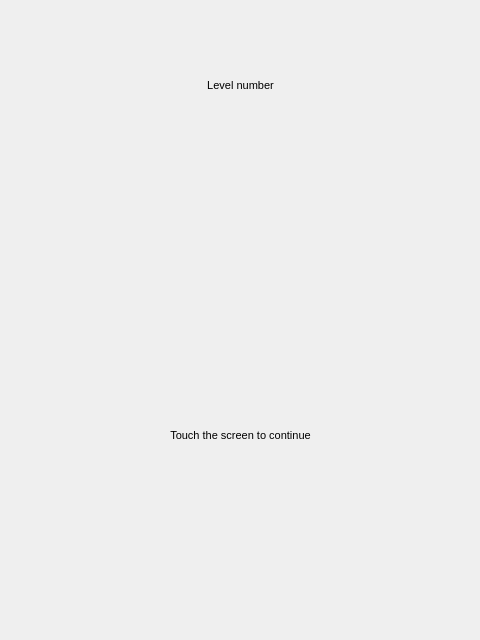
<?xml version="1.0" encoding="UTF-8"?>
<ui version="4.0">
 <class>FormBase</class>
 <widget class="QWidget" name="FormBase">
  <property name="geometry">
   <rect>
    <x>0</x>
    <y>0</y>
    <width>480</width>
    <height>640</height>
   </rect>
  </property>
  <property name="windowTitle">
   <string>QtMaze</string>
  </property>
  <widget class="QLabel" name="reset_lbl">
   <property name="geometry">
    <rect>
     <x>249</x>
     <y>160</y>
     <width>96</width>
     <height>96</height>
    </rect>
   </property>
   <property name="text">
    <string/>
   </property>
   <property name="scaledContents">
    <bool>true</bool>
   </property>
   <property name="alignment">
    <set>Qt::AlignCenter</set>
   </property>
  </widget>
  <widget class="QLabel" name="exit_lbl">
   <property name="geometry">
    <rect>
     <x>364</x>
     <y>160</y>
     <width>96</width>
     <height>96</height>
    </rect>
   </property>
   <property name="text">
    <string/>
   </property>
   <property name="scaledContents">
    <bool>true</bool>
   </property>
   <property name="alignment">
    <set>Qt::AlignCenter</set>
   </property>
  </widget>
  <widget class="QLabel" name="levelno_lbl">
   <property name="geometry">
    <rect>
     <x>0</x>
     <y>70</y>
     <width>481</width>
     <height>31</height>
    </rect>
   </property>
   <property name="font">
    <font>
     <pointsize>8</pointsize>
    </font>
   </property>
   <property name="text">
    <string>Level number</string>
   </property>
   <property name="alignment">
    <set>Qt::AlignCenter</set>
   </property>
  </widget>
  <widget class="QLabel" name="prev_lbl">
   <property name="geometry">
    <rect>
     <x>20</x>
     <y>160</y>
     <width>96</width>
     <height>96</height>
    </rect>
   </property>
   <property name="text">
    <string/>
   </property>
   <property name="scaledContents">
    <bool>true</bool>
   </property>
   <property name="alignment">
    <set>Qt::AlignCenter</set>
   </property>
  </widget>
  <widget class="QLabel" name="info1_lbl">
   <property name="geometry">
    <rect>
     <x>0</x>
     <y>420</y>
     <width>481</width>
     <height>31</height>
    </rect>
   </property>
   <property name="font">
    <font>
     <pointsize>8</pointsize>
    </font>
   </property>
   <property name="text">
    <string>Touch the screen to continue</string>
   </property>
   <property name="alignment">
    <set>Qt::AlignCenter</set>
   </property>
  </widget>
  <widget class="QLabel" name="next_lbl">
   <property name="geometry">
    <rect>
     <x>135</x>
     <y>160</y>
     <width>96</width>
     <height>96</height>
    </rect>
   </property>
   <property name="text">
    <string/>
   </property>
   <property name="scaledContents">
    <bool>true</bool>
   </property>
   <property name="alignment">
    <set>Qt::AlignCenter</set>
   </property>
  </widget>
  <widget class="QLabel" name="ballshadow_lbl">
   <property name="geometry">
    <rect>
     <x>420</x>
     <y>580</y>
     <width>46</width>
     <height>46</height>
    </rect>
   </property>
   <property name="text">
    <string/>
   </property>
   <property name="pixmap">
    <pixmap>pics/qtmaze/ball-shadow.png</pixmap>
   </property>
   <property name="scaledContents">
    <bool>true</bool>
   </property>
   <property name="alignment">
    <set>Qt::AlignCenter</set>
   </property>
  </widget>
  <widget class="QLabel" name="ball_lbl">
   <property name="geometry">
    <rect>
     <x>400</x>
     <y>560</y>
     <width>46</width>
     <height>46</height>
    </rect>
   </property>
   <property name="text">
    <string/>
   </property>
   <property name="pixmap">
    <pixmap>pics/qtmaze/ball.png</pixmap>
   </property>
   <property name="scaledContents">
    <bool>true</bool>
   </property>
   <property name="alignment">
    <set>Qt::AlignCenter</set>
   </property>
  </widget>
 </widget>
 <resources/>
 <connections/>
</ui>
